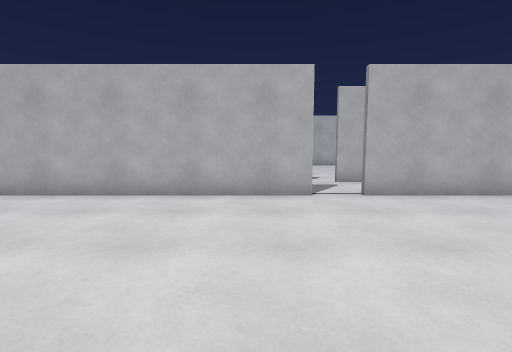
View 1 (above)

24 first-person views from a walk through a level from a Godot 3-D game. The camera is 1.3 m above the floor, tilts 6° down and sees 85° across. The floor is counted in squares, 1 m on a side. Each view is taken from the middle of a square. On the plan, view 1 faces up. The plan holds only what a view shows up to about 13 squares ahead; the rest is blank. The place goes on beyond the plan. Door leaves are left out where a doorway can be walked through.

View 2
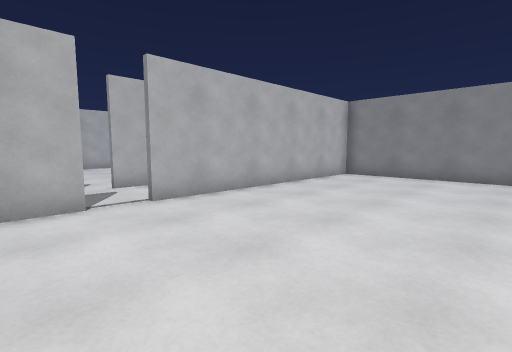

View 3
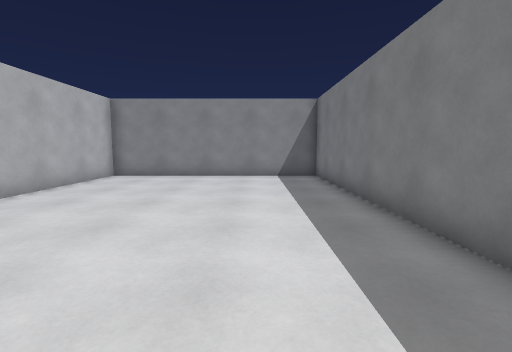

View 4
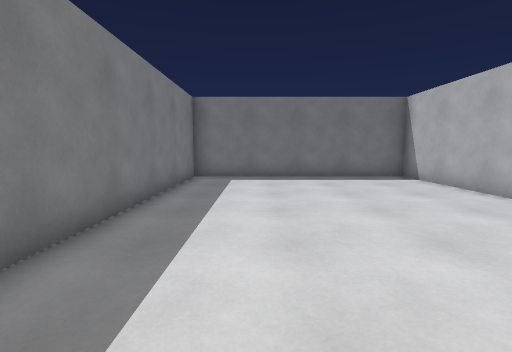

View 5
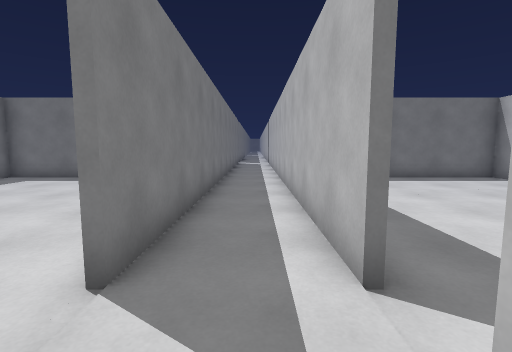

View 6
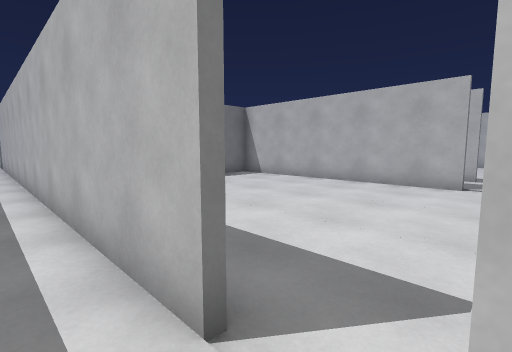

View 7
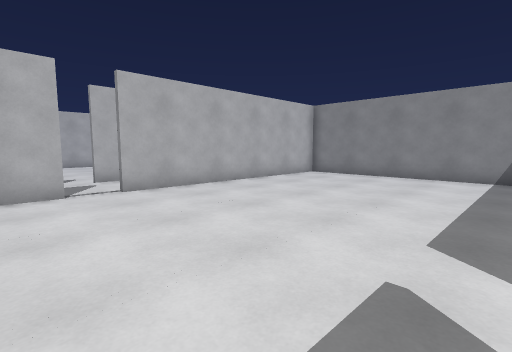

View 8
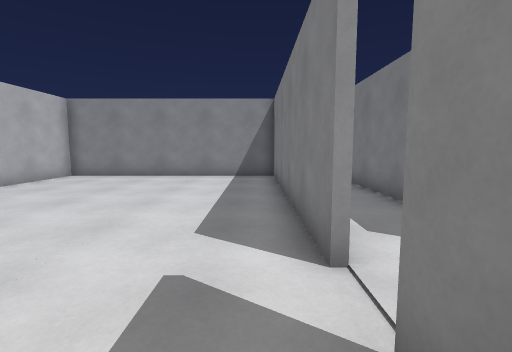

View 9
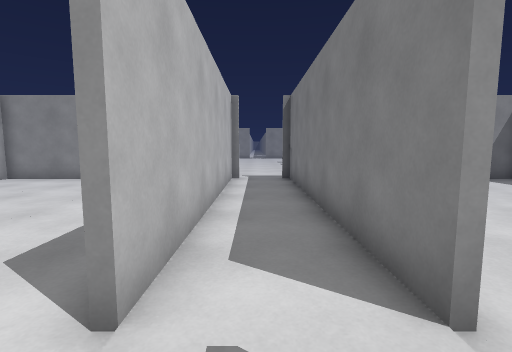

View 10
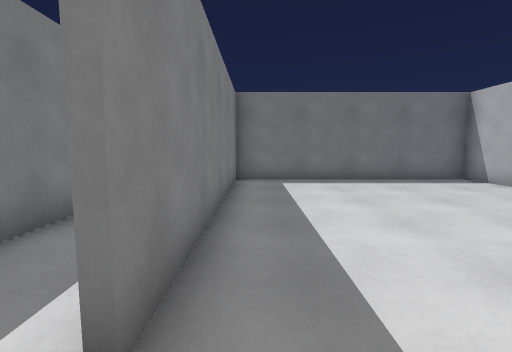

View 11
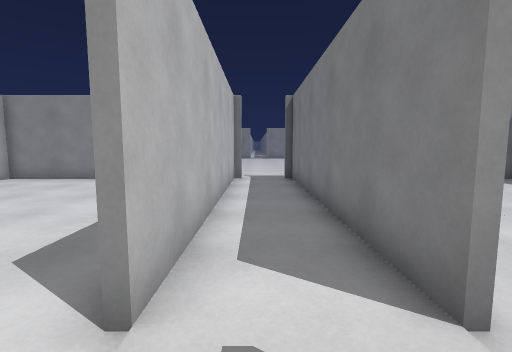

View 12
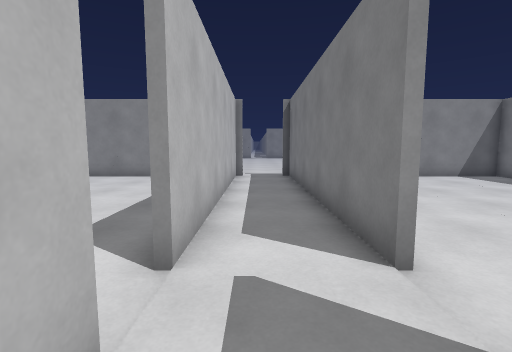

View 13
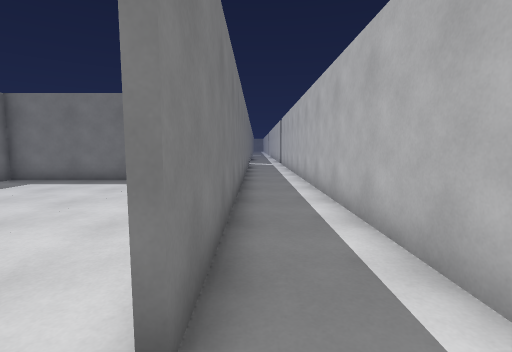

View 14
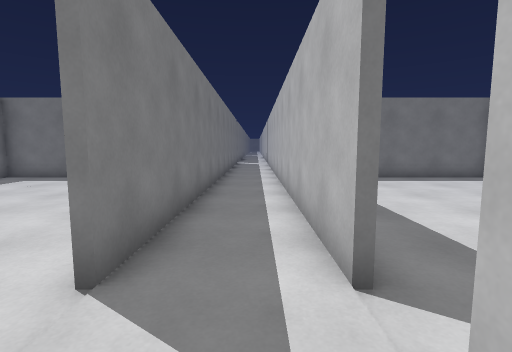

View 15
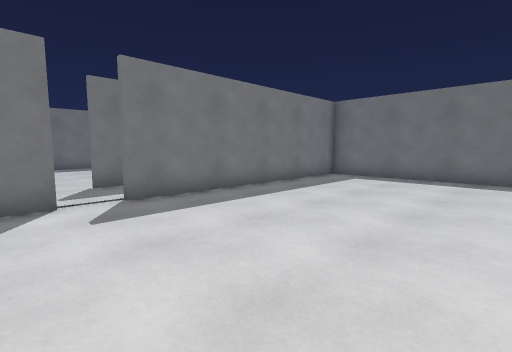

View 16
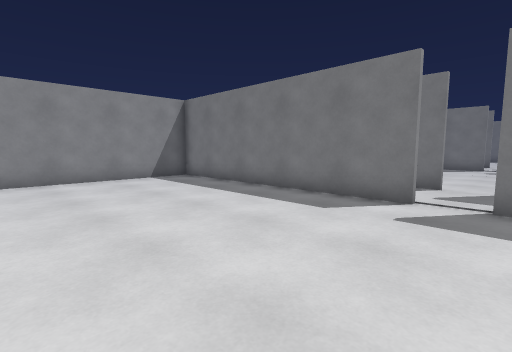

View 17
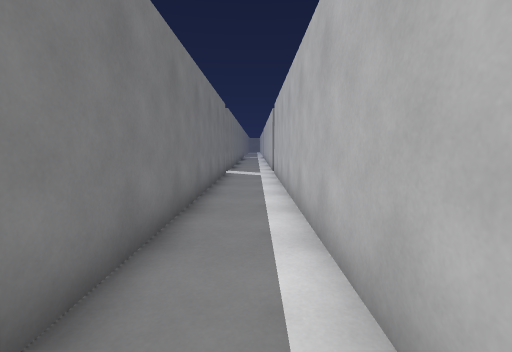

View 18
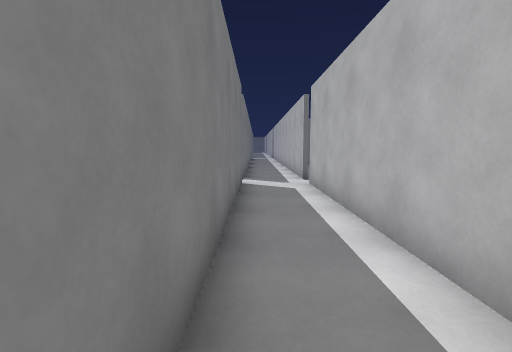

View 19
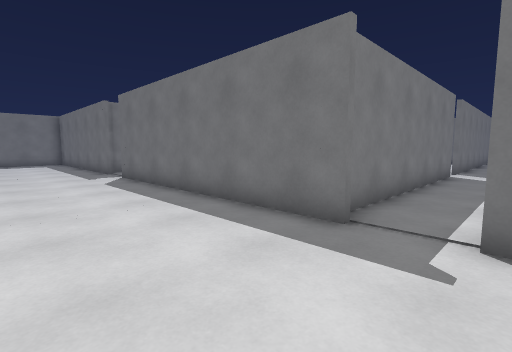

View 20
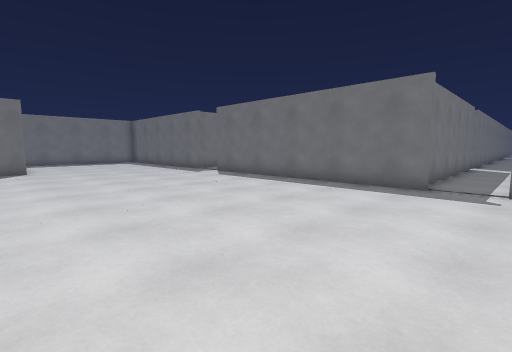

View 21
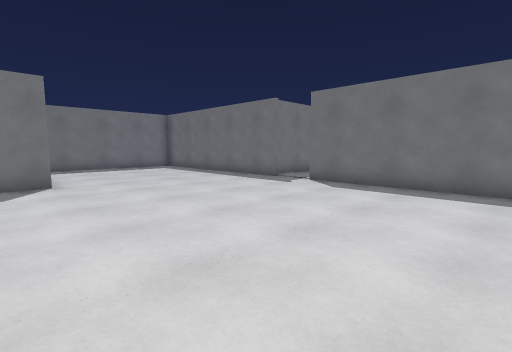

View 22
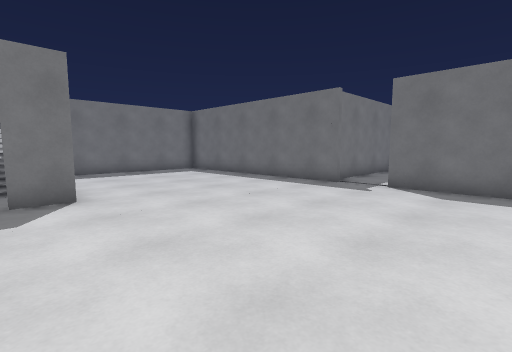

View 23
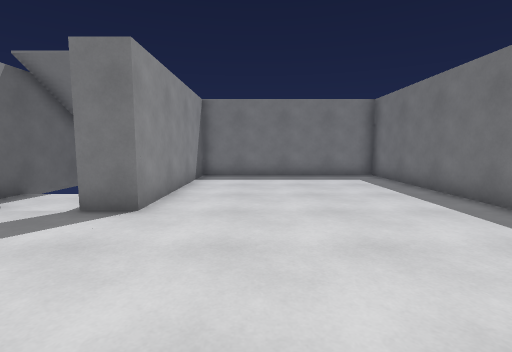

View 24
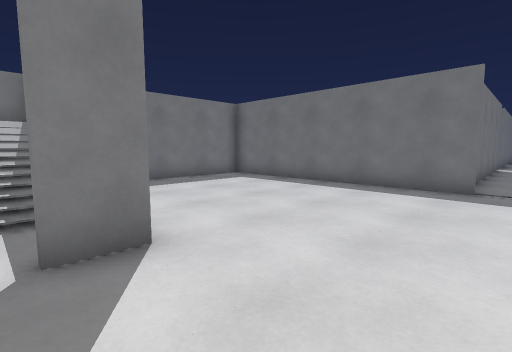

### Floor plan
Points are (right, up) in squares from view 1. A wall is a line through its corners. A room is listed if a view was taken in it or the views show most of it. See-through windows are left out.
Room 1 (views 1, 2, 3, 4)
walls: (1.6, 7.4) (-8.1, 7.4) (-8.1, -1.7) (1.2, -1.7); (2.8, -1.7) (13, -1.7); (12.5, 7.4) (2.9, 7.4); (12.5, -1.8) (12.5, 8)
ways out: open door at (2.5, 7.5) to room 2
Room 2 (views 5, 6, 9)
walls: (1.6, 10) (-14.4, 10); (2.9, 7.6) (12.5, 7.6); (-8.9, 7.6) (1.5, 7.6); (12.4, 10) (2.9, 10)
ways out: open door at (2.5, 7.5) to room 1; open door at (2.5, 10) to room 3; open door at (13, 8.5) to room 6
Room 3 (views 7, 8, 10)
walls: (1.6, 19.3) (-8.1, 19.3) (-8.1, 10.2) (1.6, 10.2); (2.9, 10.2) (12.5, 10.2) (12.5, 19.9); (12.5, 19.3) (2.9, 19.3)
ways out: open door at (2.5, 10) to room 2; open door at (2.5, 19) to room 4
Room 4 (views 11, 12, 13, 14, 17, 18)
walls: (1.6, 21.9) (-15.5, 21.9); (2.9, 19.5) (12.4, 19.5); (-15.5, 19.5) (1.5, 19.5); (12.2, 21.9) (2.9, 21.9)
ways out: open door at (2.5, 19) to room 3; open door at (2.5, 22) to room 5; open door at (13, 20.5) to room 6
Room 5 (views 15, 16)
walls: (2.9, 22.1) (12.5, 22.1); (-7.6, 22.1) (1.5, 22.1); (-8.1, 29.5) (-8.1, 22.5); (12.5, 21.5) (12.5, 29.5)
ways out: open door at (2.5, 22) to room 4
Room 6 (views 19, 20, 21, 22, 23, 24)
walls: (12.7, 8) (12.7, -1.8); (12.7, 19.9) (12.7, 9.6); (20.4, -1.8) (20.4, 5.4) (21.6, 5.4); (13, -1.7) (20, -1.7)
ways out: open door at (13, 8.5) to room 2; open door at (13, 20.5) to room 4; open door at (22, 5)

Positions as (right, up) in squares from view 1, and headings:
1: (0, 0), facing up
2: (0, 1), facing up-right
3: (0, 1), facing right
4: (4, 1), facing left
5: (4, 9), facing left
6: (3, 9), facing up-left
7: (0, 11), facing up-right
8: (0, 11), facing right
9: (1, 9), facing right
10: (3, 11), facing left
11: (1, 21), facing right
12: (0, 21), facing right
13: (3, 20), facing left
14: (4, 21), facing left
15: (4, 29), facing down-left
16: (1, 29), facing down-right
17: (-4, 21), facing left
18: (-8, 20), facing left
19: (17, 22), facing down-left
20: (22, 22), facing down-left
21: (22, 16), facing down-left
22: (22, 13), facing down-left
23: (18, 11), facing down
24: (22, 9), facing down-left
